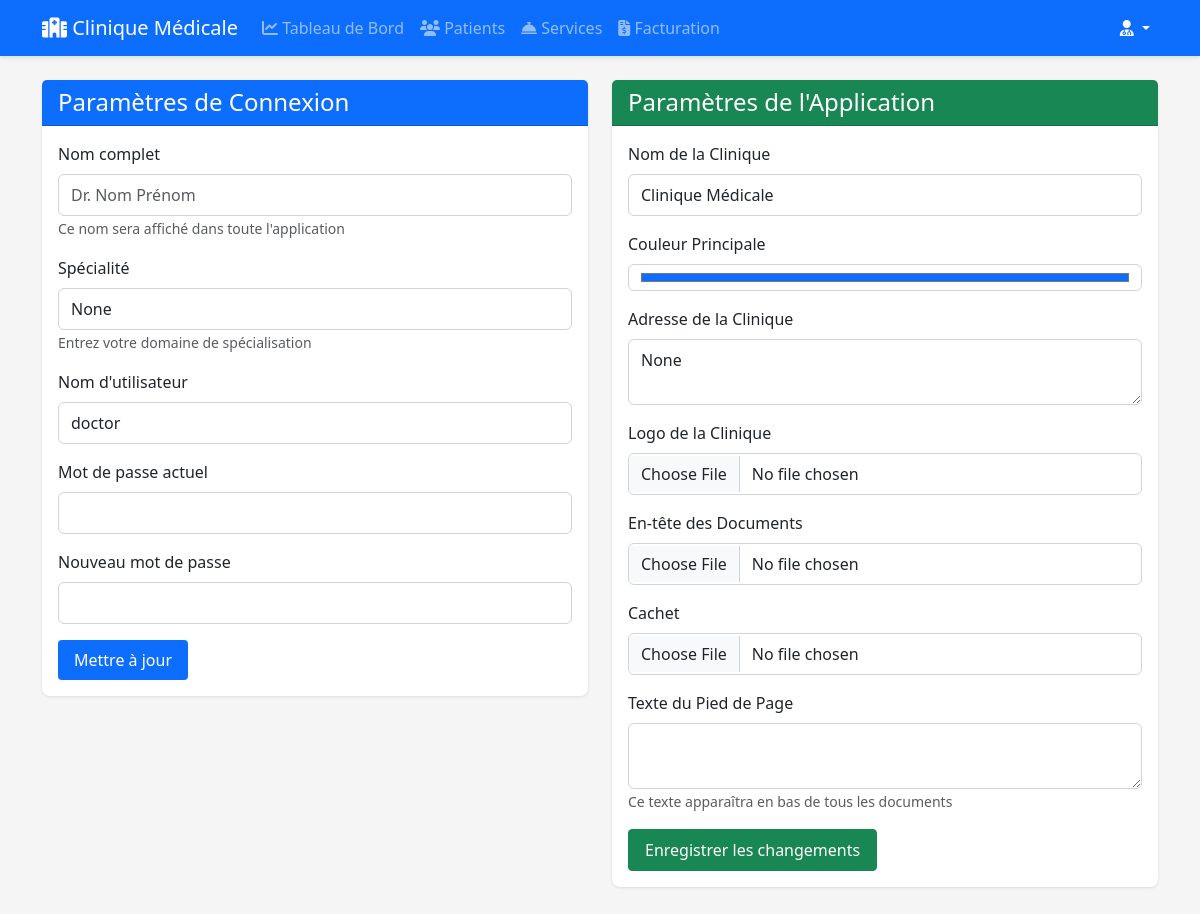
The app's page /profile (signed in) with its own data.
### app.py (models this page shows, shortened)
class AppSettings(db.Model):
    id = db.Column(db.Integer, primary_key=True)
    app_name = db.Column(db.String(100), nullable=False, default='Clinique Médicale')
    logo_url = db.Column(db.String(200))
    clinic_address = db.Column(db.Text)  # Ajout de l'adresse
    primary_color = db.Column(db.String(20), default='#0d6efd')
    last_updated = db.Column(db.DateTime, default=datetime.utcnow)
    @staticmethod
    def get_settings():
        settings = AppSettings.query.first()
        if not settings:
            settings = AppSettings()
            db.session.add(settings)
            db.session.commit()
        return settings

class User(db.Model):
    id = db.Column(db.Integer, primary_key=True)
    username = db.Column(db.String(80), unique=True, nullable=False)
    password = db.Column(db.String(200), nullable=False)
    name = db.Column(db.String(100), nullable=False)
    role = db.Column(db.String(20), nullable=False)  # 'doctor' ou 'assistant'
    speciality = db.Column(db.String(100))  # Augmenté à 100 caractères pour plus de flexibilité
    @property
    def is_doctor(self):
        return self.role == 'doctor'

### app.py (the view, shortened to what this page needs)
@app.route('/profile', methods=['GET', 'POST'])
@require_doctor
def profile():
    user = User.query.get(session['user_id'])
    settings = AppSettings.get_settings()
    return render_template('profile.html', user=user, settings=settings)

### app.py (called while the page is built)
@app.context_processor
def inject_settings():
    return {'app_settings': AppSettings.get_settings()}

def require_doctor(f):
    @wraps(f)
    def decorated_function(*args, **kwargs):
        if 'user_id' not in session:
            return redirect(url_for('login'))
        user = User.query.get(session['user_id'])
        if not user or not user.is_doctor:
            flash('Accès réservé aux médecins', 'danger')
            return redirect(url_for('dashboard'))
        return f(*args, **kwargs)
    return decorated_function

### templates/profile.html (shortened to what this page needs)
{% extends 'base.html' %}
{% block content %}
<div class="row">
    <div class="col-md-6 mb-4">
        <div class="card">
            <div class="card-header bg-primary text-white">
                <h4 class="mb-0">Paramètres de Connexion</h4>
            </div>
            <div class="card-body">
                <form method="post">
                    <div class="mb-3">
                        <label class="form-label">Nom complet</label>
                        <input type="text" class="form-control" name="name"
                               value="{{ user.name }}" required
                               placeholder="Dr. Nom Prénom">
                        <small class="text-muted">Ce nom sera affiché dans toute l'application</small>
                    </div>
                    <div class="mb-3">
                        <label class="form-label">Spécialité</label>
                        <input type="text" class="form-control" name="speciality"
                               value="{{ user.speciality }}" required
                               placeholder="Ex: Pneumologue, Allergologue, etc."
                               pattern="[A-Za-zÀ-ÿ\s-]+"
                               title="Veuillez entrer une spécialité valide (lettres et espaces uniquement)">
                        <small class="text-muted">Entrez votre domaine de spécialisation</small>
                    </div>
                    <div class="mb-3">
                        <label class="form-label">Nom d'utilisateur</label>
                        <input type="text" class="form-control" name="username"
                               value="{{ user.username }}" required>
                    </div>
                    <div class="mb-3">
                        <label class="form-label">Mot de passe actuel</label>
                        <input type="password" class="form-control" name="current_password">
                    </div>
                    <div class="mb-3">
                        <label class="form-label">Nouveau mot de passe</label>
                        <input type="password" class="form-control" name="new_password">
                    </div>
                    <button type="submit" class="btn btn-primary">
                        Mettre à jour
                    </button>
                </form>
            </div>
        </div>
    </div>
    <div class="col-md-6 mb-4">
        <div class="card">
            <div class="card-header bg-success text-white">
                <h4 class="mb-0">Paramètres de l'Application</h4>
            </div>
            <div class="card-body">
                <form method="post">
                    <div class="mb-3">
                        <label class="form-label">Nom de la Clinique</label>
                        <input type="text" class="form-control" name="app_name"
                               value="{{ settings.app_name }}" required>
                    </div>
                    <div class="mb-3">
                        <label class="form-label">Couleur Principale</label>
                        <input type="color" class="form-control" name="primary_color"
                               value="{{ settings.primary_color }}">
                    </div>
                    <div class="mb-3">
                        <label class="form-label">Adresse de la Clinique</label>
                        <textarea class="form-control" name="clinic_address" rows="2">{{ settings.clinic_address }}</textarea>
                    </div>
                    <div class="mb-3">
                        <label class="form-label">Logo de la Clinique</label>
                        <div class="d-flex align-items-center gap-3">
                            <input type="file" class="form-control" name="clinic_logo" accept="image/*">
                        </div>
                    </div>
                    <div class="mb-3">
                        <label class="form-label">En-tête des Documents</label>
                        <input type="file" class="form-control" name="header_image" accept="image/*">
                    </div>
                    <div class="mb-3">
                        <label class="form-label">Cachet</label>
                        <input type="file" class="form-control" name="stamp_image" accept="image/*">
                    </div>
                    <div class="mb-3">
                        <label class="form-label">Texte du Pied de Page</label>
                        <textarea class="form-control" name="footer_text" rows="2">{{ settings.footer_text }}</textarea>
                        <small class="text-muted">Ce texte apparaîtra en bas de tous les documents</small>
                    </div>
                    <button type="submit" class="btn btn-success">
                        Enregistrer les changements
                    </button>
                </form>
            </div>
        </div>
    </div>
</div>
{% endblock %}

### templates/base.html (shortened to what this page needs)
<!DOCTYPE html>
<html lang="fr">
<head>
    <link href="https://cdn.jsdelivr.net/npm/bootstrap@5.3.0/dist/css/bootstrap.min.css" rel="stylesheet">
    <link href="https://cdn.jsdelivr.net/npm/@fortawesome/fontawesome-free@6/css/all.min.css" rel="stylesheet">
    <link href="https://cdn.jsdelivr.net/npm/animate.css@4.1.1/animate.min.css" rel="stylesheet">
    <link href="https://cdn.jsdelivr.net/npm/sweetalert2@11/dist/sweetalert2.min.css" rel="stylesheet">
    <link href="{{ url_for('static', filename='css/style.css') }}" rel="stylesheet">
</head>
<body>
    {% if 'user_id' in session %}
    <nav class="navbar navbar-expand-lg navbar-dark bg-primary mb-4">
        <div class="container">
            <a class="navbar-brand" href="{{ url_for('dashboard') }}">
                <i class="fas fa-hospital"></i> {{ app_settings.app_name }}
            </a>
            <div class="collapse navbar-collapse" id="navbarNav">
                <ul class="navbar-nav me-auto">
                    <li class="nav-item">
                        <a class="nav-link {% if request.endpoint == 'dashboard' %}active{% endif %}"
                           href="{{ url_for('dashboard') }}">
                            <i class="fas fa-chart-line"></i> Tableau de Bord
                        </a>
                    </li>
                    <li class="nav-item">
                        <a class="nav-link {% if request.endpoint == 'patients' %}active{% endif %}"
                           href="{{ url_for('patients') }}">
                            <i class="fas fa-users"></i> Patients
                        </a>
                    </li>
                    {% if session.get('user_role') == 'doctor' %}
                    <li class="nav-item">
                        <a class="nav-link {% if request.endpoint == 'manage_services' %}active{% endif %}"
                           href="{{ url_for('manage_services') }}">
                            <i class="fas fa-concierge-bell"></i> Services
                        </a>
                    </li>
                    <li class="nav-item">
                        <a class="nav-link {% if request.endpoint == 'billing' %}active{% endif %}"
                           href="{{ url_for('billing') }}">
                            <i class="fas fa-file-invoice-dollar"></i> Facturation
                        </a>
                    </li>
                    {% endif %}
                </ul>
                <div class="navbar-nav">
                    <div class="nav-item dropdown">
                        <a class="nav-link dropdown-toggle text-white" href="#" id="userDropdown"
                           role="button" data-bs-toggle="dropdown">
                            <i class="fas fa-user-md"></i>
                        </a>
                    </div>
                </div>
            </div>
        </div>
    </nav>
    {% endif %}
    <div class="container">
        {% block content %}{% endblock %}
    </div>
</body>
</html>

### static/css/style.css (style rules this page uses)
:root { --primary-color: #0d6efd; --secondary-color: #6c757d; --success-color: #198754; --warning-color: #ffc107; --danger-color: #dc3545; --light-bg: #f8f9fa; }
body { background-color: var(--light-bg); }
.card { border: none; border-radius: 0.5rem; box-shadow: 0 2px 4px rgba(0,0,0,0.05); transition: transform 0.2s ease, box-shadow 0.2s ease; }
.form-control { border-radius: 0.375rem; border: 1px solid #ced4da; padding: 0.5rem 0.75rem; }
.btn { border-radius: 0.375rem; padding: 0.5rem 1rem; transition: all 0.2s ease; }
.btn-primary { background: var(--primary-color); border: none; }
body { background-color: #f5f5f5; }
.navbar { box-shadow: 0 2px 4px rgba(0, 0, 0, 0.1); }
.card { box-shadow: 0 1px 3px rgba(0, 0, 0, 0.1); border-radius: 8px; margin-bottom: 20px; }
.card-header { border-top-left-radius: 8px; border-top-right-radius: 8px; }
.btn { border-radius: 4px; }

### records on screen
AppSettings: app_name "Clinique Médicale", primary_color "#0d6efd", clinic_address "None"
User: speciality "None", username "doctor"
